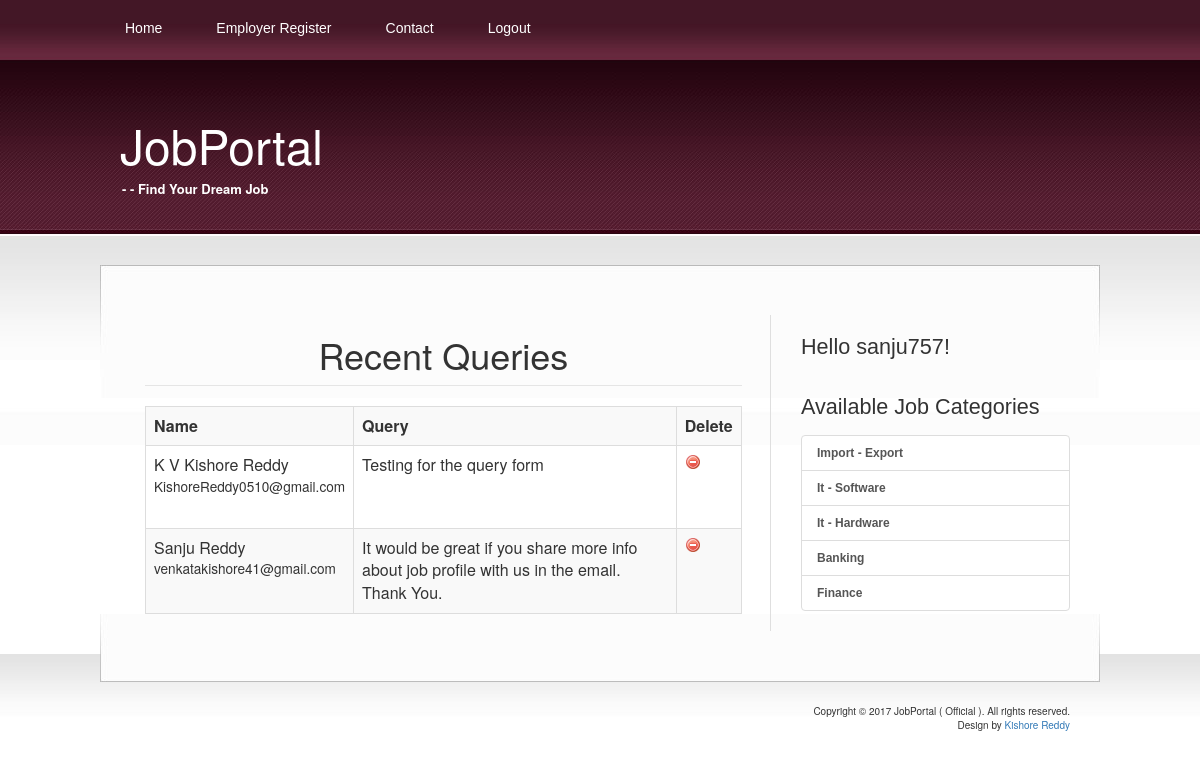
/contactdetails.php (signed in), run on the app's committed database.
### tables this page shows
CREATE TABLE `contact` (
  `cont_id` int(4) NOT NULL,
  `cont_fnm` varchar(30) NOT NULL,
  `cont_email` varchar(50) NOT NULL,
  `cont_query` varchar(500) NOT NULL
);

CREATE TABLE `categories` (
  `cat_id` int(4) NOT NULL,
  `cat_nm` varchar(30) NOT NULL
);

### contactdetails.php (the view, shortened to what this page needs)
<?php session_start();
		include 'dbCon.php';
?>
<html xmlns="http://www.w3.org/1999/xhtml">
<head>
<?php
include("includes/head.inc.php");
?>
</head>
<body>
<div id="header1-wrapper">
	<div id="header1">
	<div id="menu1">
		<?php
		include("includes/menu.inc.php");
		?>
		</div>
	</div>
</div>
<div id="logo">
	<?php
	include("includes/logo.inc.php");
	?>
	</div>
<div id="wrapper">
	<div id="page">
		<div id="page-bgtop">
		<div class="col-md-8">
			<legend align="center"><h1>Recent Queries</h1></legend>
			<table class="table table-striped table-bordered" >
			<tr>
			<th>Name
			<th>Query
			<th>Delete
			</tr>
			<?php
			$q="select * from contact";
			$res=mysqli_query($link,$q);
			while($row=mysqli_fetch_assoc($res))
			{
				echo'
						<tr>
						<td>
						'.$row['cont_fnm'].'<br><small>'.$row['cont_email'].'</small><br><br>
						<td>'.$row['cont_query'].'
						<td><a href="process_delete.php?cat='.$row['cont_fnm'].'"><img src = "images/delete.png"></a>
						</tr>
				';
			}
			?>
			</table>
			</div>
            <div id="sidebar">
			<?php
		include("includes/sidebar.inc.php");
		?>
			</div>
    <div style="clear: both;">&nbsp;</div>
		</div>
	</div>
    </div>
<div id="footer-bgcontent">
	<div id="footer">
		<?php
		include("includes/footer.inc.php");
		?>
	</div>
</div>
</body>
</html>

### includes/sidebar.inc.php (shortened to what this page needs)
<ul>
					<li>
					<?php
include 'dbCon.php';
				if(isset($_SESSION['status']))
				{
					echo '<h2 class="title">Hello '.$_SESSION['unm'].'!</h2>';
				}
				?>
					</li>
						<h2>Available Job Categories </h2>
                            <div class="list-group">
					<?php
						$q="select * from categories";
						$res=mysqli_query($link,$q) or die("cant connect");
						while($row=mysqli_fetch_assoc($res))
						{
							echo '<a href="jobs_by_category.php?cat='.$row['cat_nm'].'" class="list-group-item">'.$row['cat_nm'].'</a>';
						}
					?>
    </div>
						</ul>

### css/style.css (style rules this page uses)
body { margin: 0px; padding: 0; background: url(images/img01.jpg) repeat-x left top; font-family: Arial, Helvetica, sans-serif; font-size: 12px; color: #0E4456; }
h1, h2, h3 { margin: 0; font-weight: normal; color: #08252E; }
h1 { font-size: 44px; }
h2 { font-size: 18px; }
p, ul, ol { margin-top: 0; line-height: 220%; text-align: justify; }
a { color: #842946; }
a img { border: none; }
#wrapper { margin: 0px; padding: 30px 0px 0px 0px; }
#header1-wrapper { margin: 0px; padding: 0px; }
#header1 { width: 1000px; height: 60px; margin: 0 auto; }
#menu1 { float: left; width: 900px; height: 60px; }
#page { width: 1000px; margin: 0 auto; padding: 0px; background: url(images/img04.jpg) no-repeat left bottom; }
#page-bgtop { padding: 50px 30px 0px 30px; background: url(images/img05.jpg) no-repeat left top; }
#logo { width: 1000px; height: 175px; margin: 0 auto; }
#sidebar { float: right; width: 300px; font-family: Arial, Helvetica, sans-serif; font-size: 12px; border-left: 1px solid #DFDFDF; }
#sidebar ul { margin: 0px 0px 0px 30px; padding: 0; list-style: none; line-height: normal; }
#sidebar li { margin-bottom: 30px; }
#sidebar h2 { height: 30px; font-size: 1.8em; font-weight: normal; }
#sidebar a { text-align: left; text-decoration: none; font-weight: bold; }
#footer-bgcontent { margin: 0px; padding: 0px; height: 70px; background: url(images/img02.jpg) repeat-x left top; }
#footer { width: 1000px; height: 49px; margin: 0 auto; padding-top: 50px; background: url(images/img03.jpg) no-repeat left top; }

### data on the page
contact: cont_fnm "K V Kishore Reddy", cont_email "KishoreReddy0510@gmail.com", cont_query "Testing for the query form"
contact: cont_fnm "Sanju Reddy", cont_email "venkatakishore41@gmail.com", cont_query "It would be great if you share more info about job profile with us in the email. Thank You."
categories: cat_nm "Import - Export"
categories: cat_nm "It - Software"
categories: cat_nm "It - Hardware"
categories: cat_nm "Banking"
categories: cat_nm "Finance"

### other printed values
$_SESSION['unm'] "sanju757"
